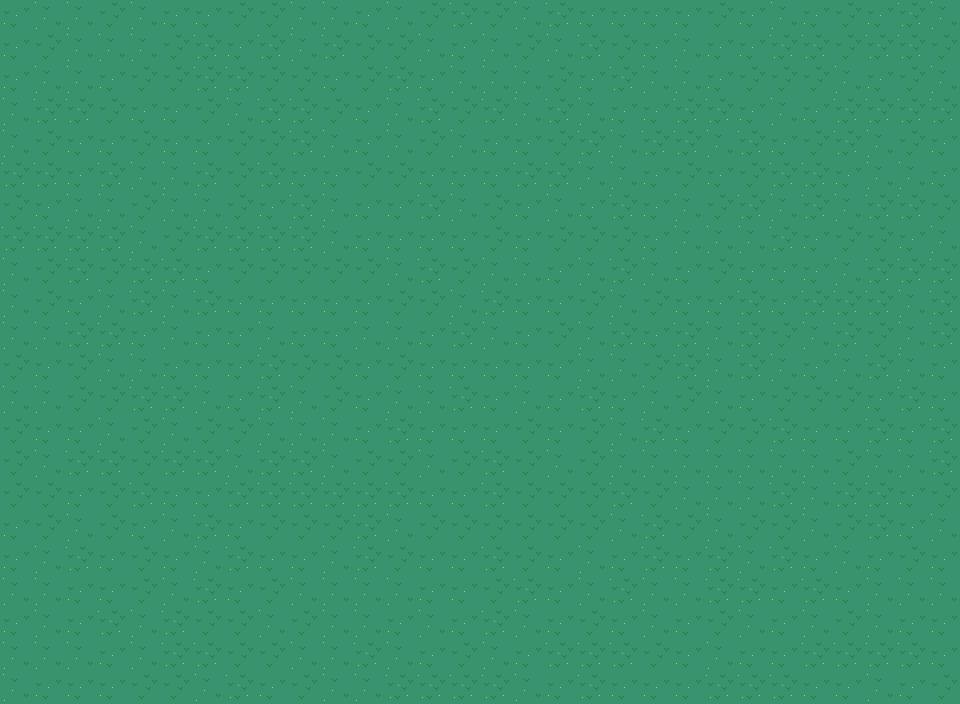

A level layout from a 2D game, rendered from its tile map. Below: a short description, then the map file with tile-grid data replaced by summaries:
An orthogonal 30x22 tile map with 32x32 px tiles, 1 tile layer (background) and 1 object (Hershey).

<map version="1.0" orientation="orthogonal" width="30" height="22" tilewidth="32" tileheight="32">
 <tileset firstgid="1" name="tiles" tilewidth="32" tileheight="32">
  <image source="tileset.png" width="256" height="32" />
 </tileset>
 <layer name="background" width="30" height="22">
  <data>[660 cells, 660 non-empty, 4 distinct tile ids]</data>
 </layer>
 <objectgroup name="entities" width="30" height="22">
  <object name="Hershey" x="480" y="160" width="64" height="32" />
 </objectgroup>
 <objectgroup name="collision" width="30" height="22" />
</map>
